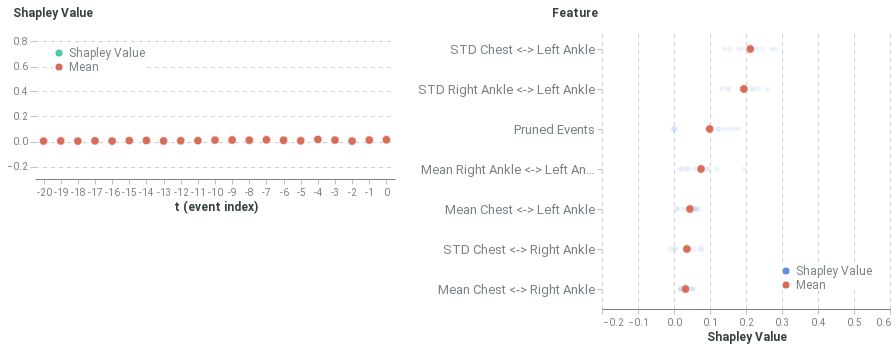

Notebook source saved alongside this figure:
### Code cell
global_plot

### Figure 1 — Vega-Lite specification as saved in the notebook (floating-point values rounded to 4 significant figures; data arrays with more than 128 entries replaced by an {"elided": "..."} marker saying what was removed)
{"config": {"axis": {"domain": true, "domainColor": "#798184", "grid": false, "gridColor": "#798184", "gridOpacity": 0.5, "gridDash": [3, 5], "gridWidth": 0.8, "gridCap": "round", "labelPadding": 3, "labelFont": "Roboto", "labelColor": "#798184", "tickSize": 5, "tickColor": "#798184", "tickOpacity": 0.5, "titleColor": "#384140", "titleFont": "Roboto", "titleFontSize": 12}, "axisBand": {"domain": true, "ticks": false, "labelPadding": 7}, "axisY": {"domain": false, "titleAlign": "left", "titleAngle": 0, "titleX": -20, "titleY": -10}, "legend": {"labelColor": "#798184", "labelFontSize": 12, "symbolSize": 40, "titleColor": "#384140", "titleFontSize": 12, "titlePadding": 10, "titleFont": "Roboto", "labelFont": "Roboto"}, "line": {"stroke": "#618FE0", "strokeWidth": 2}, "rule": {"stroke": "#798184"}, "path": {"stroke": "#618FE0", "strokeWidth": 0.5}, "rect": {"fill": "#618FE0"}, "point": {"filled": true, "shape": "circle"}, "shape": {"stroke": "#618FE0"}, "bar": {"fill": "#618FE0", "stroke": null}, "text": {"font": "Roboto", "color": "#384140", "fontSize": 12}, "arc": {"stroke": "#fff", "strokeWidth": 1}, "range": {"category": ["#618FE0", "#50D0B0", "#E17560", "#E8B474", "#D889C4", "#34A3BC", "#A583A4"], "ramp": ["#001854", "#002f72", "#04478e", "#1e5fab", "#4477c5", "#6290e1", "#7ea9fd", "#9ec7ff", "#bde4ff"], "heatmap": ["#001854", "#002f72", "#04478e", "#1e5fab", "#4477c5", "#6290e1", "#7ea9fd", "#9ec7ff", "#bde4ff"], "diverging": ["#003b26", "#006b52", "#1aa082", "#55d5b5", "#f5f5f5", "#ffaa92", "#d16f5b", "#9e392c", "#650200"]}, "title": {"anchor": "start", "fontSize": 20, "color": "#384140", "fontWeight": "bold", "offset": 20, "font": "Roboto", "subtitleColor": "#384140", "subtitleFontSize": 16}, "header": {"labelFontSize": 12, "titleFontSize": 16, "labelColor": "#384140", "titleColor": "#384140", "titleFont": "Roboto", "labelFont": "Roboto"}, "group": {"fill": "white"}, "background": "white", "view": {"stroke": "transparent", "continuousHeight": 300, "continuousWidth": 400}}, "hconcat": [{"data": {"name": "data-65d2ebceb2ea42bd54e98d6f2e4bd856"}, "mark": {"type": "point", "stroke": "white", "strokeWidth": 0.6}, "encoding": {"color": {"type": "nominal", "field": "type", "legend": {"fillColor": "white", "orient": "top-left", "symbolSize": 50, "symbolStrokeWidth": 0, "title": null}, "scale": {"domain": ["Shapley Value", "Mean"], "range": ["#48caaa", "#d76d58"]}}, "opacity": {"condition": {"value": 1.0, "test": "(datum.type === 'Mean')"}, "value": 0.2}, "size": {"condition": {"value": 70, "test": "(datum.type === 'Mean')"}, "value": 30}, "x": {"type": "ordinal", "axis": {"labelAngle": 0}, "field": "t (event index)"}, "y": {"type": "quantitative", "axis": {"grid": true, "titleX": -23}, "field": "Shapley Value", "scale": {"domain": [-0.3, 0.9]}, "title": "Shapley Value"}}, "height": 150, "width": 360}, {"data": {"name": "data-6a4a8723fca86b1a7a58297131ff2048"}, "mark": {"type": "point", "stroke": "white", "strokeWidth": 0.6}, "encoding": {"color": {"type": "nominal", "field": "type", "legend": {"fillColor": "white", "orient": "bottom-right", "symbolSize": 50, "symbolStrokeWidth": 0, "title": null}, "scale": {"domain": ["Shapley Value", "Mean"], "range": ["#618FE0", "#d76d58"]}}, "opacity": {"condition": {"value": 1.0, "test": "(datum.type === 'Mean')"}, "value": 0.1}, "size": {"condition": {"value": 70, "test": "(datum.type === 'Mean')"}, "value": 30}, "x": {"type": "quantitative", "axis": {"grid": true, "title": "Shapley Value"}, "field": "Shapley Value", "scale": {"domain": [-0.2, 0.6]}}, "y": {"type": "ordinal", "axis": {"labelFontSize": 13, "titleX": -51}, "field": "Feature", "sort": ["STD Chest <-> Left Ankle", "STD Right Ankle <-> Left Ankle", "Pruned Events", "Mean Right Ankle <-> Left Ankle", "Mean Chest <-> Left Ankle", "STD Chest <-> Right Ankle", "Mean Chest <-> Right Ankle"]}}, "height": 280, "width": 288}], "resolve": {"scale": {"color": "independent"}}, "$schema": "https://vega.github.io/schema/vega-lite/v4.8.1.json", "datasets": {"data-65d2ebceb2ea42bd54e98d6f2e4bd856": {"elided": "210 records"}, "data-6a4a8723fca86b1a7a58297131ff2048": [{"Shapley Value": 0.05449, "Feature": "Mean Chest <-> Right Ankle", "type": "Shapley Value"}, {"Shapley Value": 0.05575, "Feature": "STD Chest <-> Right Ankle", "type": "Shapley Value"}, {"Shapley Value": 0.06169, "Feature": "Mean Chest <-> Left Ankle", "type": "Shapley Value"}, {"Shapley Value": 0.2828, "Feature": "STD Chest <-> Left Ankle", "type": "Shapley Value"}, {"Shapley Value": 0.1937, "Feature": "Mean Right Ankle <-> Left Ankle", "type": "Shapley Value"}, {"Shapley Value": 0.2134, "Feature": "STD Right Ankle <-> Left Ankle", "type": "Shapley Value"}, {"Shapley Value": 0.0, "Feature": "Pruned Events", "type": "Shapley Value"}, {"Shapley Value": 0.05031, "Feature": "Mean Chest <-> Right Ankle", "type": "Shapley Value"}, {"Shapley Value": 0.0762, "Feature": "STD Chest <-> Right Ankle", "type": "Shapley Value"}, {"Shapley Value": 0.05347, "Feature": "Mean Chest <-> Left Ankle", "type": "Shapley Value"}, {"Shapley Value": 0.2461, "Feature": "STD Chest <-> Left Ankle", "type": "Shapley Value"}, {"Shapley Value": 0.1185, "Feature": "Mean Right Ankle <-> Left Ankle", "type": "Shapley Value"}, {"Shapley Value": 0.1946, "Feature": "STD Right Ankle <-> Left Ankle", "type": "Shapley Value"}, {"Shapley Value": 0.1227, "Feature": "Pruned Events", "type": "Shapley Value"}, {"Shapley Value": 0.04672, "Feature": "Mean Chest <-> Right Ankle", "type": "Shapley Value"}, {"Shapley Value": 0.07419, "Feature": "STD Chest <-> Right Ankle", "type": "Shapley Value"}, {"Shapley Value": 0.05051, "Feature": "Mean Chest <-> Left Ankle", "type": "Shapley Value"}, {"Shapley Value": 0.2284, "Feature": "STD Chest <-> Left Ankle", "type": "Shapley Value"}, {"Shapley Value": 0.0927, "Feature": "Mean Right Ankle <-> Left Ankle", "type": "Shapley Value"}, {"Shapley Value": 0.1888, "Feature": "STD Right Ankle <-> Left Ankle", "type": "Shapley Value"}, {"Shapley Value": 0.1806, "Feature": "Pruned Events", "type": "Shapley Value"}, {"Shapley Value": 0.0298, "Feature": "Mean Chest <-> Right Ankle", "type": "Shapley Value"}, {"Shapley Value": -0.0105, "Feature": "STD Chest <-> Right Ankle", "type": "Shapley Value"}, {"Shapley Value": 0.07037, "Feature": "Mean Chest <-> Left Ankle", "type": "Shapley Value"}, {"Shapley Value": 0.2086, "Feature": "STD Chest <-> Left Ankle", "type": "Shapley Value"}, {"Shapley Value": 0.05849, "Feature": "Mean Right Ankle <-> Left Ankle", "type": "Shapley Value"}, {"Shapley Value": 0.2588, "Feature": "STD Right Ankle <-> Left Ankle", "type": "Shapley Value"}, {"Shapley Value": -8.302e-09, "Feature": "Pruned Events", "type": "Shapley Value"}, {"Shapley Value": 0.01846, "Feature": "Mean Chest <-> Right Ankle", "type": "Shapley Value"}, {"Shapley Value": 0.003977, "Feature": "STD Chest <-> Right Ankle", "type": "Shapley Value"}, {"Shapley Value": 0.06003, "Feature": "Mean Chest <-> Left Ankle", "type": "Shapley Value"}, {"Shapley Value": 0.155, "Feature": "STD Chest <-> Left Ankle", "type": "Shapley Value"}, {"Shapley Value": 0.01964, "Feature": "Mean Right Ankle <-> Left Ankle", "type": "Shapley Value"}, {"Shapley Value": 0.2347, "Feature": "STD Right Ankle <-> Left Ankle", "type": "Shapley Value"}, {"Shapley Value": 0.1237, "Feature": "Pruned Events", "type": "Shapley Value"}, {"Shapley Value": 0.01827, "Feature": "Mean Chest <-> Right Ankle", "type": "Shapley Value"}, {"Shapley Value": 0.0001679, "Feature": "STD Chest <-> Right Ankle", "type": "Shapley Value"}, {"Shapley Value": 0.05967, "Feature": "Mean Chest <-> Left Ankle", "type": "Shapley Value"}, {"Shapley Value": 0.1401, "Feature": "STD Chest <-> Left Ankle", "type": "Shapley Value"}, {"Shapley Value": 0.02207, "Feature": "Mean Right Ankle <-> Left Ankle", "type": "Shapley Value"}, {"Shapley Value": 0.2209, "Feature": "STD Right Ankle <-> Left Ankle", "type": "Shapley Value"}, {"Shapley Value": 0.1544, "Feature": "Pruned Events", "type": "Shapley Value"}, {"Shapley Value": 0.03021, "Feature": "Mean Chest <-> Right Ankle", "type": "Shapley Value"}, {"Shapley Value": 0.0432, "Feature": "STD Chest <-> Right Ankle", "type": "Shapley Value"}, {"Shapley Value": 0.02598, "Feature": "Mean Chest <-> Left Ankle", "type": "Shapley Value"}, {"Shapley Value": 0.2725, "Feature": "STD Chest <-> Left Ankle", "type": "Shapley Value"}, {"Shapley Value": 0.09421, "Feature": "Mean Right Ankle <-> Left Ankle", "type": "Shapley Value"}, {"Shapley Value": 0.1336, "Feature": "STD Right Ankle <-> Left Ankle", "type": "Shapley Value"}, {"Shapley Value": 7.876e-09, "Feature": "Pruned Events", "type": "Shapley Value"}, {"Shapley Value": 0.01973, "Feature": "Mean Chest <-> Right Ankle", "type": "Shapley Value"}, {"Shapley Value": 0.04259, "Feature": "STD Chest <-> Right Ankle", "type": "Shapley Value"}, {"Shapley Value": 0.009067, "Feature": "Mean Chest <-> Left Ankle", "type": "Shapley Value"}, {"Shapley Value": 0.1918, "Feature": "STD Chest <-> Left Ankle", "type": "Shapley Value"}, {"Shapley Value": 0.04163, "Feature": "Mean Right Ankle <-> Left Ankle", "type": "Shapley Value"}, {"Shapley Value": 0.1531, "Feature": "STD Right Ankle <-> Left Ankle", "type": "Shapley Value"}, {"Shapley Value": 0.1416, "Feature": "Pruned Events", "type": "Shapley Value"}, {"Shapley Value": 0.02033, "Feature": "Mean Chest <-> Right Ankle", "type": "Shapley Value"}, {"Shapley Value": 0.03712, "Feature": "STD Chest <-> Right Ankle", "type": "Shapley Value"}, {"Shapley Value": 0.008307, "Feature": "Mean Chest <-> Left Ankle", "type": "Shapley Value"}, {"Shapley Value": 0.1803, "Feature": "STD Chest <-> Left Ankle", "type": "Shapley Value"}, {"Shapley Value": 0.03495, "Feature": "Mean Right Ankle <-> Left Ankle", "type": "Shapley Value"}, {"Shapley Value": 0.1496, "Feature": "STD Right Ankle <-> Left Ankle", "type": "Shapley Value"}, {"Shapley Value": 0.169, "Feature": "Pruned Events", "type": "Shapley Value"}, {"Shapley Value": 0.09912, "Feature": "Pruned Events", "type": "Mean"}, {"Shapley Value": 0.03204, "Feature": "Mean Chest <-> Right Ankle", "type": "Mean"}, {"Shapley Value": 0.04434, "Feature": "Mean Chest <-> Left Ankle", "type": "Mean"}, {"Shapley Value": 0.0751, "Feature": "Mean Right Ankle <-> Left Ankle", "type": "Mean"}, {"Shapley Value": 0.03585, "Feature": "STD Chest <-> Right Ankle", "type": "Mean"}, {"Shapley Value": 0.2117, "Feature": "STD Chest <-> Left Ankle", "type": "Mean"}, {"Shapley Value": 0.1942, "Feature": "STD Right Ankle <-> Left Ankle", "type": "Mean"}]}}
